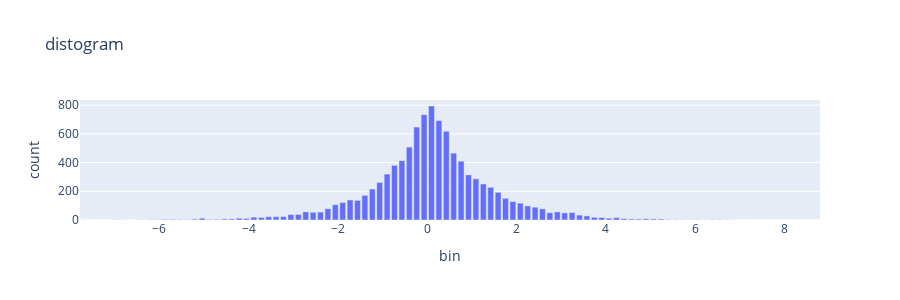
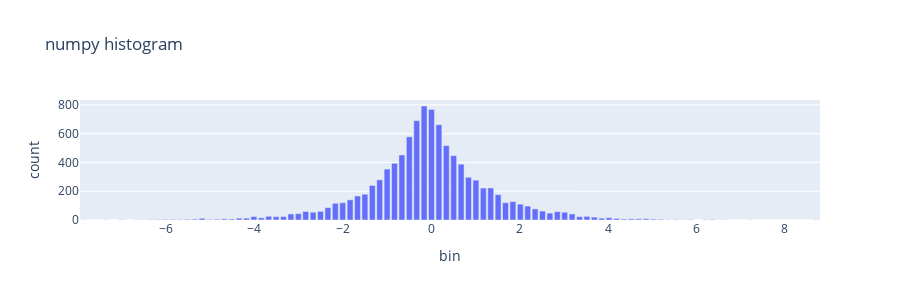

The code cell stored with these charts, in order, in its notebook:
### Code cell
# Compute estimated histogram of the distribution 
hist = distogram.histogram(h)
df_hist = pd.DataFrame(np.array(hist), columns=["bin", "count"])
fig = px.bar(df_hist, x="bin", y="count", title="distogram")
fig.update_layout(height=300)
fig.show()

# compare with real histogram of the distribution
np_hist = np.histogram(distribution, bins=100)
df_phist = pd.DataFrame(np_hist[1][0:-1], columns=["bin"])
df_phist["count"] = np_hist[0]
fig2 = px.bar(df_phist, x="bin", y="count", title="numpy histogram")
fig2.update_layout(height=300)
fig2.show()

### Figure 1 — Plotly figure (JSON) as saved in the notebook; plotly's stock layout.template omitted (floating-point values rounded to 4 significant figures)
{"data": [{"alignmentgroup": "True", "hovertemplate": "bin=%{x}<br>count=%{y}<extra></extra>", "legendgroup": "", "marker": {"color": "#636efa"}, "name": "", "offsetgroup": "", "orientation": "v", "showlegend": false, "textposition": "auto", "type": "bar", "x": [-7.697, -7.531, -7.365, -7.199, -7.034, -6.868, -6.702, -6.536, -6.371, -6.205, -6.039, -5.873, -5.708, -5.542, -5.376, -5.21, -5.045, -4.879, -4.713, -4.547, -4.382, -4.216, -4.05, -3.884, -3.719, -3.553, -3.387, -3.221, -3.056, -2.89, -2.724, -2.558, -2.393, -2.227, -2.061, -1.895, -1.73, -1.564, -1.398, -1.232, -1.067, -0.9009, -0.7351, -0.5694, -0.4036, -0.2378, -0.07209, 0.09366, 0.2594, 0.4252, 0.5909, 0.7567, 0.9224, 1.088, 1.254, 1.42, 1.585, 1.751, 1.917, 2.083, 2.248, 2.414, 2.58, 2.746, 2.911, 3.077, 3.243, 3.409, 3.574, 3.74, 3.906, 4.072, 4.238, 4.403, 4.569, 4.735, 4.901, 5.066, 5.232, 5.398, 5.564, 5.729, 5.895, 6.061, 6.227, 6.392, 6.558, 6.724, 6.89, 7.055, 7.221, 7.387, 7.553, 7.718, 7.884, 8.05, 8.216, 8.381, 8.547, 8.713], "xaxis": "x", "y": [0.7517, 0.2517, 0.2517, 0.2693, 0.9081, 1.063, 0.5627, 0.6096, 1.369, 2.738, 2.519, 4.244, 4.552, 3.751, 3.327, 6.597, 12.53, 4.4, 4.638, 7.612, 8.006, 12.91, 10.66, 20.13, 18.01, 22.71, 23.0, 24.11, 37.56, 39.05, 56.7, 54.1, 55.32, 78.43, 106.7, 121.3, 139.6, 137.1, 171.4, 215.5, 261.7, 319.6, 380.5, 413.0, 507.6, 647.2, 733.8, 793.8, 692.3, 618.1, 465.6, 409.5, 314.1, 287.0, 251.0, 227.8, 193.0, 151.1, 128.5, 117.2, 98.26, 89.42, 77.59, 50.84, 56.63, 49.49, 51.66, 34.39, 28.55, 18.94, 17.0, 12.53, 16.29, 9.829, 7.59, 6.882, 9.014, 7.538, 6.951, 3.623, 2.689, 1.84, 1.903, 1.784, 0.6005, 2.459, 2.799, 1.376, 0.5912, 0.4879, 0.3846, 0.1317, 0.1174, 0.1279, 0.1385, 0.149, 0.1596, 0.1701, 0.1807, 0.1912], "yaxis": "y"}], "layout": {"barmode": "relative", "height": 300, "legend": {"tracegroupgap": 0}, "title": {"text": "distogram"}, "xaxis": {"anchor": "y", "domain": [0, 1], "title": {"text": "bin"}}, "yaxis": {"anchor": "x", "domain": [0, 1], "title": {"text": "count"}}}}

### Figure 2 — Plotly figure (JSON) as saved in the notebook; plotly's stock layout.template omitted (floating-point values rounded to 4 significant figures)
{"data": [{"alignmentgroup": "True", "hovertemplate": "bin=%{x}<br>count=%{y}<extra></extra>", "legendgroup": "", "marker": {"color": "#636efa"}, "name": "", "offsetgroup": "", "orientation": "v", "showlegend": false, "textposition": "auto", "type": "bar", "x": [-7.863, -7.695, -7.528, -7.36, -7.193, -7.025, -6.858, -6.691, -6.523, -6.356, -6.188, -6.021, -5.854, -5.686, -5.519, -5.351, -5.184, -5.017, -4.849, -4.682, -4.514, -4.347, -4.179, -4.012, -3.845, -3.677, -3.51, -3.342, -3.175, -3.008, -2.84, -2.673, -2.505, -2.338, -2.171, -2.003, -1.836, -1.668, -1.501, -1.333, -1.166, -0.9987, -0.8312, -0.6638, -0.4964, -0.329, -0.1616, 0.005815, 0.1732, 0.3406, 0.508, 0.6755, 0.8429, 1.01, 1.178, 1.345, 1.513, 1.68, 1.847, 2.015, 2.182, 2.35, 2.517, 2.684, 2.852, 3.019, 3.187, 3.354, 3.521, 3.689, 3.856, 4.024, 4.191, 4.359, 4.526, 4.693, 4.861, 5.028, 5.196, 5.363, 5.53, 5.698, 5.865, 6.033, 6.2, 6.367, 6.535, 6.702, 6.87, 7.037, 7.204, 7.372, 7.539, 7.707, 7.874, 8.042, 8.209, 8.376, 8.544, 8.711], "xaxis": "x", "y": [1, 0, 0, 1, 0, 2, 0, 1, 1, 3, 3, 4, 4, 4, 5, 6, 12, 4, 6, 8, 7, 13, 13, 24, 15, 26, 23, 24, 42, 44, 59, 54, 60, 86, 116, 120, 140, 167, 179, 240, 279, 354, 394, 452, 578, 690, 792, 768, 662, 517, 447, 388, 297, 277, 222, 223, 176, 120, 128, 110, 97, 77, 62, 48, 58, 54, 42, 23, 25, 20, 13, 16, 11, 7, 8, 8, 9, 6, 5, 2, 3, 1, 3, 0, 2, 4, 1, 1, 0, 0, 1, 0, 0, 0, 0, 0, 0, 0, 0, 2], "yaxis": "y"}], "layout": {"barmode": "relative", "height": 300, "legend": {"tracegroupgap": 0}, "title": {"text": "numpy histogram"}, "xaxis": {"anchor": "y", "domain": [0, 1], "title": {"text": "bin"}}, "yaxis": {"anchor": "x", "domain": [0, 1], "title": {"text": "count"}}}}
